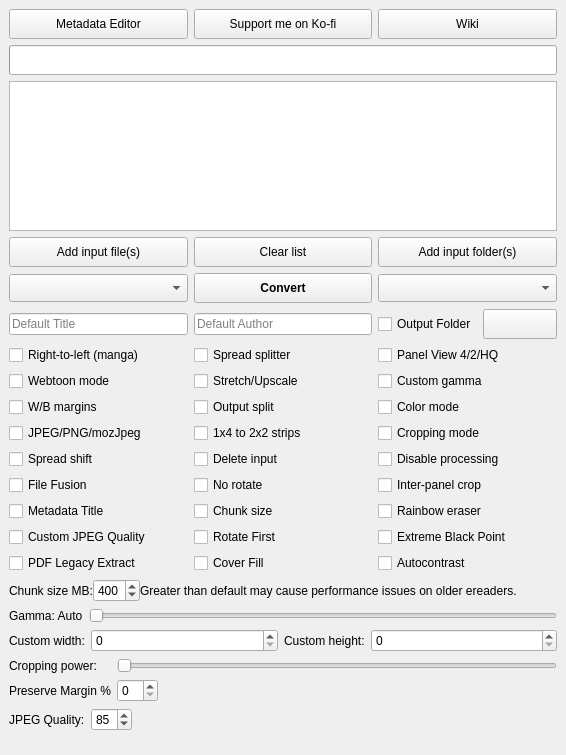
<?xml version="1.0" encoding="UTF-8"?>
<ui version="4.0">
 <class>mainWindow</class>
 <widget class="QMainWindow" name="mainWindow">
  <property name="geometry">
   <rect>
    <x>0</x>
    <y>0</y>
    <width>566</width>
    <height>658</height>
   </rect>
  </property>
  <property name="windowTitle">
   <string>Kindle Comic Converter</string>
  </property>
  <property name="windowIcon">
   <iconset resource="KCC.qrc">
    <normaloff>:/Icon/icons/comic2ebook.png</normaloff>:/Icon/icons/comic2ebook.png</iconset>
  </property>
  <widget class="QWidget" name="centralWidget">
   <layout class="QGridLayout" name="gridLayout">
    <property name="bottomMargin">
     <number>5</number>
    </property>
    <item row="1" column="0" colspan="2">
     <widget class="QProgressBar" name="progressBar">
      <property name="minimumSize">
       <size>
        <width>0</width>
        <height>30</height>
       </size>
      </property>
      <property name="font">
       <font>
        <bold>true</bold>
       </font>
      </property>
      <property name="visible">
       <bool>false</bool>
      </property>
      <property name="alignment">
       <set>Qt::AlignmentFlag::AlignJustify|Qt::AlignmentFlag::AlignVCenter</set>
      </property>
     </widget>
    </item>
    <item row="0" column="0" colspan="2">
     <widget class="QWidget" name="toolWidget" native="true">
      <layout class="QHBoxLayout" name="horizontalLayout">
       <property name="leftMargin">
        <number>0</number>
       </property>
       <property name="topMargin">
        <number>0</number>
       </property>
       <property name="rightMargin">
        <number>0</number>
       </property>
       <property name="bottomMargin">
        <number>0</number>
       </property>
       <item>
        <widget class="QPushButton" name="editorButton">
         <property name="minimumSize">
          <size>
           <width>0</width>
           <height>30</height>
          </size>
         </property>
         <property name="toolTip">
          <string>&lt;html&gt;&lt;head/&gt;&lt;body&gt;&lt;p style='white-space:pre'&gt;Shift+Click to edit directory.&lt;/p&gt;&lt;/body&gt;&lt;/html&gt;</string>
         </property>
         <property name="text">
          <string>Metadata Editor</string>
         </property>
         <property name="icon">
          <iconset resource="KCC.qrc">
           <normaloff>:/Other/icons/editor.png</normaloff>:/Other/icons/editor.png</iconset>
         </property>
        </widget>
       </item>
       <item>
        <widget class="QPushButton" name="kofiButton">
         <property name="minimumSize">
          <size>
           <width>0</width>
           <height>30</height>
          </size>
         </property>
         <property name="text">
          <string>Support me on Ko-fi</string>
         </property>
         <property name="icon">
          <iconset resource="KCC.qrc">
           <normaloff>:/Brand/icons/kofi_symbol.png</normaloff>:/Brand/icons/kofi_symbol.png</iconset>
         </property>
         <property name="iconSize">
          <size>
           <width>19</width>
           <height>16</height>
          </size>
         </property>
        </widget>
       </item>
       <item>
        <widget class="QPushButton" name="wikiButton">
         <property name="minimumSize">
          <size>
           <width>0</width>
           <height>30</height>
          </size>
         </property>
         <property name="text">
          <string>Wiki</string>
         </property>
         <property name="icon">
          <iconset resource="KCC.qrc">
           <normaloff>:/Other/icons/wiki.png</normaloff>:/Other/icons/wiki.png</iconset>
         </property>
        </widget>
       </item>
      </layout>
     </widget>
    </item>
    <item row="9" column="0" colspan="2">
     <widget class="QWidget" name="croppingWidget" native="true">
      <property name="visible">
       <bool>false</bool>
      </property>
      <layout class="QGridLayout" name="gridLayout_5">
       <property name="leftMargin">
        <number>0</number>
       </property>
       <property name="topMargin">
        <number>0</number>
       </property>
       <property name="rightMargin">
        <number>0</number>
       </property>
       <property name="bottomMargin">
        <number>0</number>
       </property>
       <item row="0" column="1">
        <widget class="QSlider" name="croppingPowerSlider">
         <property name="maximum">
          <number>300</number>
         </property>
         <property name="singleStep">
          <number>1</number>
         </property>
         <property name="orientation">
          <enum>Qt::Orientation::Horizontal</enum>
         </property>
        </widget>
       </item>
       <item row="1" column="1">
        <widget class="QSpinBox" name="preserveMarginBox">
         <property name="sizePolicy">
          <sizepolicy hsizetype="Fixed" vsizetype="Fixed">
           <horstretch>0</horstretch>
           <verstretch>0</verstretch>
          </sizepolicy>
         </property>
         <property name="maximum">
          <number>99</number>
         </property>
         <property name="singleStep">
          <number>5</number>
         </property>
         <property name="value">
          <number>0</number>
         </property>
        </widget>
       </item>
       <item row="1" column="0">
        <widget class="QLabel" name="preserveMarginLabel">
         <property name="toolTip">
          <string>&lt;html&gt;&lt;head/&gt;&lt;body&gt;&lt;p&gt;After calculating the cropping boundaries, &amp;quot;back up&amp;quot; a specified percentage amount.&lt;/p&gt;&lt;/body&gt;&lt;/html&gt;</string>
         </property>
         <property name="text">
          <string>Preserve Margin %</string>
         </property>
        </widget>
       </item>
       <item row="0" column="0">
        <widget class="QLabel" name="croppingPowerLabel">
         <property name="text">
          <string>Cropping power:</string>
         </property>
        </widget>
       </item>
      </layout>
     </widget>
    </item>
    <item row="8" column="0" colspan="2">
     <widget class="QWidget" name="customWidget" native="true">
      <property name="visible">
       <bool>false</bool>
      </property>
      <layout class="QGridLayout" name="gridLayout_3">
       <property name="leftMargin">
        <number>0</number>
       </property>
       <property name="topMargin">
        <number>0</number>
       </property>
       <property name="rightMargin">
        <number>0</number>
       </property>
       <property name="bottomMargin">
        <number>0</number>
       </property>
       <item row="0" column="2">
        <widget class="QLabel" name="hLabel">
         <property name="sizePolicy">
          <sizepolicy hsizetype="Fixed" vsizetype="Preferred">
           <horstretch>0</horstretch>
           <verstretch>0</verstretch>
          </sizepolicy>
         </property>
         <property name="toolTip">
          <string>&lt;html&gt;&lt;head/&gt;&lt;body&gt;&lt;p style='white-space:pre'&gt;Resolution of the target device.&lt;/p&gt;&lt;/body&gt;&lt;/html&gt;</string>
         </property>
         <property name="text">
          <string>Custom height:</string>
         </property>
        </widget>
       </item>
       <item row="0" column="1">
        <widget class="QSpinBox" name="widthBox">
         <property name="toolTip">
          <string>&lt;html&gt;&lt;head/&gt;&lt;body&gt;&lt;p style='white-space:pre'&gt;Resolution of the target device.&lt;/p&gt;&lt;/body&gt;&lt;/html&gt;</string>
         </property>
         <property name="maximum">
          <number>6000</number>
         </property>
        </widget>
       </item>
       <item row="0" column="0">
        <widget class="QLabel" name="wLabel">
         <property name="sizePolicy">
          <sizepolicy hsizetype="Fixed" vsizetype="Preferred">
           <horstretch>0</horstretch>
           <verstretch>0</verstretch>
          </sizepolicy>
         </property>
         <property name="toolTip">
          <string>&lt;html&gt;&lt;head/&gt;&lt;body&gt;&lt;p style='white-space:pre'&gt;Resolution of the target device.&lt;/p&gt;&lt;/body&gt;&lt;/html&gt;</string>
         </property>
         <property name="text">
          <string>Custom width:</string>
         </property>
        </widget>
       </item>
       <item row="0" column="3">
        <widget class="QSpinBox" name="heightBox">
         <property name="toolTip">
          <string>&lt;html&gt;&lt;head/&gt;&lt;body&gt;&lt;p style='white-space:pre'&gt;Resolution of the target device.&lt;/p&gt;&lt;/body&gt;&lt;/html&gt;</string>
         </property>
         <property name="maximum">
          <number>8000</number>
         </property>
        </widget>
       </item>
      </layout>
     </widget>
    </item>
    <item row="3" column="0" colspan="2">
     <widget class="QWidget" name="buttonWidget" native="true">
      <property name="sizePolicy">
       <sizepolicy hsizetype="Preferred" vsizetype="Fixed">
        <horstretch>0</horstretch>
        <verstretch>0</verstretch>
       </sizepolicy>
      </property>
      <layout class="QGridLayout" name="gridLayout_4">
       <property name="leftMargin">
        <number>0</number>
       </property>
       <property name="topMargin">
        <number>0</number>
       </property>
       <property name="rightMargin">
        <number>0</number>
       </property>
       <property name="bottomMargin">
        <number>0</number>
       </property>
       <item row="1" column="3">
        <widget class="QPushButton" name="convertButton">
         <property name="minimumSize">
          <size>
           <width>0</width>
           <height>30</height>
          </size>
         </property>
         <property name="font">
          <font>
           <bold>true</bold>
          </font>
         </property>
         <property name="toolTip">
          <string>&lt;html&gt;&lt;head/&gt;&lt;body&gt;&lt;p style='white-space:pre'&gt;Shift+Click to select the output directory for this list.&lt;/p&gt;&lt;/body&gt;&lt;/html&gt;</string>
         </property>
         <property name="text">
          <string>Convert</string>
         </property>
         <property name="icon">
          <iconset resource="KCC.qrc">
           <normaloff>:/Other/icons/convert.png</normaloff>:/Other/icons/convert.png</iconset>
         </property>
        </widget>
       </item>
       <item row="0" column="3">
        <widget class="QPushButton" name="clearButton">
         <property name="minimumSize">
          <size>
           <width>0</width>
           <height>30</height>
          </size>
         </property>
         <property name="text">
          <string>Clear list</string>
         </property>
         <property name="icon">
          <iconset resource="KCC.qrc">
           <normaloff>:/Other/icons/clear.png</normaloff>:/Other/icons/clear.png</iconset>
         </property>
        </widget>
       </item>
       <item row="1" column="1">
        <widget class="QComboBox" name="deviceBox">
         <property name="minimumSize">
          <size>
           <width>0</width>
           <height>28</height>
          </size>
         </property>
         <property name="toolTip">
          <string>&lt;html&gt;&lt;head/&gt;&lt;body&gt;&lt;p style='white-space:pre'&gt;Target device.&lt;/p&gt;&lt;/body&gt;&lt;/html&gt;</string>
         </property>
        </widget>
       </item>
       <item row="0" column="1">
        <widget class="QPushButton" name="fileButton">
         <property name="minimumSize">
          <size>
           <width>0</width>
           <height>30</height>
          </size>
         </property>
         <property name="toolTip">
          <string>&lt;html&gt;&lt;head/&gt;&lt;body&gt;&lt;p style='white-space:pre'&gt;Add CBR, CBZ, CB7 or PDF file to queue.&lt;/p&gt;&lt;/body&gt;&lt;/html&gt;</string>
         </property>
         <property name="text">
          <string>Add input file(s)</string>
         </property>
         <property name="icon">
          <iconset resource="KCC.qrc">
           <normaloff>:/Other/icons/document_new.png</normaloff>:/Other/icons/document_new.png</iconset>
         </property>
        </widget>
       </item>
       <item row="0" column="4">
        <widget class="QPushButton" name="directoryButton">
         <property name="sizePolicy">
          <sizepolicy hsizetype="Minimum" vsizetype="Minimum">
           <horstretch>0</horstretch>
           <verstretch>0</verstretch>
          </sizepolicy>
         </property>
         <property name="toolTip">
          <string>&lt;html&gt;&lt;head/&gt;&lt;body&gt;&lt;p style='white-space:pre'&gt;Add directory containing JPG, PNG or GIF files to queue.&lt;br/&gt;&lt;span style=&quot; font-weight:600;&quot;&gt;CBR, CBZ and CB7 files inside will not be processed!&lt;/span&gt;&lt;/p&gt;&lt;/body&gt;&lt;/html&gt;</string>
         </property>
         <property name="text">
          <string>Add input folder(s)</string>
         </property>
         <property name="icon">
          <iconset resource="KCC.qrc">
           <normaloff>:/Other/icons/folder_new.png</normaloff>:/Other/icons/folder_new.png</iconset>
         </property>
        </widget>
       </item>
       <item row="1" column="4">
        <widget class="QComboBox" name="formatBox">
         <property name="minimumSize">
          <size>
           <width>0</width>
           <height>28</height>
          </size>
         </property>
         <property name="toolTip">
          <string>&lt;html&gt;&lt;head/&gt;&lt;body&gt;&lt;p style='white-space:pre'&gt;Output format.&lt;/p&gt;&lt;/body&gt;&lt;/html&gt;</string>
         </property>
        </widget>
       </item>
      </layout>
      <zorder>clearButton</zorder>
      <zorder>deviceBox</zorder>
      <zorder>convertButton</zorder>
      <zorder>fileButton</zorder>
      <zorder>directoryButton</zorder>
      <zorder>formatBox</zorder>
     </widget>
    </item>
    <item row="2" column="0" colspan="2">
     <widget class="QListWidget" name="jobList">
      <property name="minimumSize">
       <size>
        <width>0</width>
        <height>150</height>
       </size>
      </property>
      <property name="toolTip">
       <string>&lt;html&gt;&lt;head/&gt;&lt;body&gt;&lt;p&gt;Double click on source to open it in metadata editor.&lt;/p&gt;&lt;/body&gt;&lt;/html&gt;</string>
      </property>
      <property name="styleSheet">
       <string notr="true"/>
      </property>
      <property name="selectionMode">
       <enum>QAbstractItemView::SelectionMode::NoSelection</enum>
      </property>
      <property name="verticalScrollMode">
       <enum>QAbstractItemView::ScrollMode::ScrollPerPixel</enum>
      </property>
      <property name="horizontalScrollMode">
       <enum>QAbstractItemView::ScrollMode::ScrollPerPixel</enum>
      </property>
     </widget>
    </item>
    <item row="6" column="0">
     <widget class="QWidget" name="chunkSizeWidget" native="true">
      <property name="sizePolicy">
       <sizepolicy hsizetype="Minimum" vsizetype="Fixed">
        <horstretch>0</horstretch>
        <verstretch>0</verstretch>
       </sizepolicy>
      </property>
      <property name="visible">
       <bool>false</bool>
      </property>
      <property name="toolTip">
       <string>&lt;html&gt;&lt;head/&gt;&lt;body&gt;&lt;p&gt;Warning: chunk size greater than default may cause&lt;br/&gt;performance/battery issues, especially on older devices.&lt;/p&gt;&lt;/body&gt;&lt;/html&gt;</string>
      </property>
      <layout class="QHBoxLayout" name="horizontalLayout_4">
       <property name="spacing">
        <number>0</number>
       </property>
       <property name="leftMargin">
        <number>0</number>
       </property>
       <property name="topMargin">
        <number>0</number>
       </property>
       <property name="rightMargin">
        <number>0</number>
       </property>
       <property name="bottomMargin">
        <number>0</number>
       </property>
       <item>
        <widget class="QLabel" name="chunkSizeLabel">
         <property name="sizePolicy">
          <sizepolicy hsizetype="Minimum" vsizetype="Preferred">
           <horstretch>0</horstretch>
           <verstretch>0</verstretch>
          </sizepolicy>
         </property>
         <property name="text">
          <string>Chunk size MB:</string>
         </property>
        </widget>
       </item>
       <item>
        <widget class="QSpinBox" name="chunkSizeBox">
         <property name="minimum">
          <number>50</number>
         </property>
         <property name="maximum">
          <number>600</number>
         </property>
         <property name="value">
          <number>400</number>
         </property>
        </widget>
       </item>
       <item>
        <widget class="QLabel" name="chunkSizeWarnLabel">
         <property name="sizePolicy">
          <sizepolicy hsizetype="Minimum" vsizetype="Preferred">
           <horstretch>0</horstretch>
           <verstretch>0</verstretch>
          </sizepolicy>
         </property>
         <property name="text">
          <string>Greater than default may cause performance issues on older ereaders.</string>
         </property>
        </widget>
       </item>
      </layout>
     </widget>
    </item>
    <item row="5" column="0" colspan="2">
     <widget class="QWidget" name="optionWidget" native="true">
      <layout class="QGridLayout" name="gridLayout_2">
       <property name="leftMargin">
        <number>0</number>
       </property>
       <property name="topMargin">
        <number>0</number>
       </property>
       <property name="rightMargin">
        <number>0</number>
       </property>
       <property name="bottomMargin">
        <number>0</number>
       </property>
       <item row="0" column="0">
        <widget class="QLineEdit" name="titleEdit">
         <property name="sizePolicy">
          <sizepolicy hsizetype="Minimum" vsizetype="Fixed">
           <horstretch>0</horstretch>
           <verstretch>0</verstretch>
          </sizepolicy>
         </property>
         <property name="focusPolicy">
          <enum>Qt::FocusPolicy::ClickFocus</enum>
         </property>
         <property name="toolTip">
          <string>&lt;html&gt;&lt;head/&gt;&lt;body&gt;&lt;p&gt;Default Title&lt;/p&gt;&lt;/body&gt;&lt;/html&gt;</string>
         </property>
         <property name="placeholderText">
          <string>Default Title</string>
         </property>
         <property name="clearButtonEnabled">
          <bool>false</bool>
         </property>
        </widget>
       </item>
       <item row="1" column="0">
        <widget class="QCheckBox" name="mangaBox">
         <property name="toolTip">
          <string>&lt;html&gt;&lt;head/&gt;&lt;body&gt;&lt;p style='white-space:pre'&gt;Enable right-to-left reading.&lt;/p&gt;&lt;/body&gt;&lt;/html&gt;</string>
         </property>
         <property name="text">
          <string>Right-to-left (manga)</string>
         </property>
        </widget>
       </item>
       <item row="2" column="0">
        <widget class="QCheckBox" name="webtoonBox">
         <property name="toolTip">
          <string>&lt;html&gt;&lt;head/&gt;&lt;body&gt;&lt;p style='white-space:pre'&gt;Enable special parsing mode for Korean Webtoons.&lt;/p&gt;&lt;/body&gt;&lt;/html&gt;</string>
         </property>
         <property name="text">
          <string>Webtoon mode</string>
         </property>
        </widget>
       </item>
       <item row="4" column="2">
        <widget class="QCheckBox" name="croppingBox">
         <property name="toolTip">
          <string>&lt;html&gt;&lt;head/&gt;&lt;body&gt;&lt;p&gt;&lt;span style=&quot; font-weight:600; text-decoration: underline;&quot;&gt;Unchecked - Disabled&lt;/span&gt;&lt;/p&gt;&lt;p&gt;Disabled&lt;/p&gt;&lt;p&gt;&lt;span style=&quot; font-weight:600; text-decoration: underline;&quot;&gt;Indeterminate - Margins&lt;br/&gt;&lt;/span&gt;Margins&lt;/p&gt;&lt;p&gt;&lt;span style=&quot; font-weight:600; text-decoration: underline;&quot;&gt;Checked - Margins + page numbers&lt;br/&gt;&lt;/span&gt;Margins +page numbers&lt;/p&gt;&lt;/body&gt;&lt;/html&gt;</string>
         </property>
         <property name="text">
          <string>Cropping mode</string>
         </property>
         <property name="tristate">
          <bool>true</bool>
         </property>
        </widget>
       </item>
       <item row="4" column="1">
        <widget class="QCheckBox" name="maximizeStrips">
         <property name="toolTip">
          <string>&lt;html&gt;&lt;head/&gt;&lt;body&gt;&lt;p&gt;&lt;span style=&quot; font-weight:600; text-decoration: underline;&quot;&gt;Unchecked - 1x4&lt;br/&gt;&lt;/span&gt;Keep format 1x4 panels strips.&lt;/p&gt;&lt;p&gt;&lt;span style=&quot; font-weight:600; text-decoration: underline;&quot;&gt;Checked - 2x2&lt;br/&gt;&lt;/span&gt;Turn 1x4 strips to 2x2 to maximize screen usage.&lt;/p&gt;&lt;/body&gt;&lt;/html&gt;</string>
         </property>
         <property name="text">
          <string>1x4 to 2x2 strips</string>
         </property>
        </widget>
       </item>
       <item row="5" column="1">
        <widget class="QCheckBox" name="deleteBox">
         <property name="toolTip">
          <string>Delete input file(s) or directory. It's not recoverable!</string>
         </property>
         <property name="text">
          <string>Delete input</string>
         </property>
        </widget>
       </item>
       <item row="8" column="1">
        <widget class="QCheckBox" name="rotateFirstBox">
         <property name="toolTip">
          <string>&lt;html&gt;&lt;head/&gt;&lt;body&gt;&lt;p&gt;When the spread splitter option is partially checked,&lt;/p&gt;&lt;p&gt;&lt;span style=&quot; font-weight:600; text-decoration: underline;&quot;&gt;Unchecked - Rotate Last&lt;br/&gt;&lt;/span&gt;Put the rotated 2 page spread after the split spreads.&lt;/p&gt;&lt;p&gt;&lt;span style=&quot; font-weight:600; text-decoration: underline;&quot;&gt;Checked - Rotate First&lt;br/&gt;&lt;/span&gt;Put the rotated 2 page spread before the split spreads.&lt;/p&gt;&lt;/body&gt;&lt;/html&gt;</string>
         </property>
         <property name="text">
          <string>Rotate First</string>
         </property>
        </widget>
       </item>
       <item row="3" column="1">
        <widget class="QCheckBox" name="outputSplit">
         <property name="toolTip">
          <string>&lt;html&gt;&lt;head/&gt;&lt;body&gt;&lt;p style='white-space:pre'&gt;&lt;span style=&quot; font-weight:600; text-decoration: underline;&quot;&gt;Unchecked - Automatic mode&lt;br/&gt;&lt;/span&gt;The output will be split automatically.&lt;/p&gt;&lt;p style='white-space:pre'&gt;&lt;span style=&quot; font-weight:600; text-decoration: underline;&quot;&gt;Checked - Volume mode&lt;br/&gt;&lt;/span&gt;Every subdirectory will be considered as a separate volume.&lt;/p&gt;&lt;/body&gt;&lt;/html&gt;</string>
         </property>
         <property name="text">
          <string>Output split</string>
         </property>
        </widget>
       </item>
       <item row="3" column="0">
        <widget class="QCheckBox" name="borderBox">
         <property name="toolTip">
          <string>&lt;html&gt;&lt;head/&gt;&lt;body&gt;&lt;p&gt;&lt;span style=&quot; font-weight:600; text-decoration: underline;&quot;&gt;Unchecked - Autodetection&lt;br/&gt;&lt;/span&gt;The color of margins fill will be detected automatically.&lt;/p&gt;&lt;p&gt;&lt;span style=&quot; font-weight:600; text-decoration: underline;&quot;&gt;Indeterminate - White&lt;br/&gt;&lt;/span&gt;Margins will be untouched.&lt;/p&gt;&lt;p&gt;&lt;span style=&quot; font-weight:600; text-decoration: underline;&quot;&gt;Checked - Black&lt;br/&gt;&lt;/span&gt;Margins will be filled with black color.&lt;/p&gt;&lt;/body&gt;&lt;/html&gt;</string>
         </property>
         <property name="text">
          <string>W/B margins</string>
         </property>
         <property name="tristate">
          <bool>true</bool>
         </property>
        </widget>
       </item>
       <item row="2" column="2">
        <widget class="QCheckBox" name="gammaBox">
         <property name="toolTip">
          <string>&lt;html&gt;&lt;head/&gt;&lt;body&gt;&lt;p&gt;Set a custom gamma correction.&lt;/p&gt;&lt;p&gt;1.0 is default (disabled).&lt;br/&gt;&amp;lt; 1.0 makes the image brighter.&lt;br/&gt;&amp;gt; 1.0 makes the image darker. &lt;/p&gt;&lt;p&gt;1.8 was the default in KCC 9.1.0 and earlier.&lt;/p&gt;&lt;p&gt;Use if you want to make midtones darker.&lt;/p&gt;&lt;/body&gt;&lt;/html&gt;</string>
         </property>
         <property name="text">
          <string>Custom gamma</string>
         </property>
        </widget>
       </item>
       <item row="2" column="1">
        <widget class="QCheckBox" name="upscaleBox">
         <property name="toolTip">
          <string>&lt;html&gt;&lt;head/&gt;&lt;body&gt;&lt;p&gt;&lt;span style=&quot; font-weight:600; text-decoration: underline;&quot;&gt;Unchecked - Nothing&lt;br/&gt;&lt;/span&gt;Images smaller than device resolution will not be resized.&lt;/p&gt;&lt;p&gt;&lt;span style=&quot; font-weight:600; text-decoration: underline;&quot;&gt;Indeterminate - Stretching&lt;br/&gt;&lt;/span&gt;Images smaller than device resolution will be resized. Aspect ratio will be not preserved.&lt;/p&gt;&lt;p&gt;&lt;span style=&quot; font-weight:600; text-decoration: underline;&quot;&gt;Checked - Upscaling&lt;br/&gt;&lt;/span&gt;Images smaller than device resolution will be resized. Aspect ratio will be preserved.&lt;/p&gt;&lt;/body&gt;&lt;/html&gt;</string>
         </property>
         <property name="text">
          <string>Stretch/Upscale</string>
         </property>
         <property name="tristate">
          <bool>true</bool>
         </property>
        </widget>
       </item>
       <item row="7" column="1">
        <widget class="QCheckBox" name="chunkSizeCheckBox">
         <property name="toolTip">
          <string>&lt;html&gt;&lt;head/&gt;&lt;body&gt;&lt;p&gt;&lt;span style=&quot; font-weight:700; text-decoration: underline;&quot;&gt;Unchecked&lt;br/&gt;&lt;/span&gt;Maximal output file size is 100 MB for Webtoon, 400 MB for others before split occurs.&lt;/p&gt;&lt;p&gt;&lt;span style=&quot; font-weight:700; text-decoration: underline;&quot;&gt;Checked&lt;/span&gt;&lt;br/&gt;Output file size specified in &amp;quot;Chunk size MB&amp;quot; before split occurs.&lt;/p&gt;&lt;/body&gt;&lt;/html&gt;</string>
         </property>
         <property name="text">
          <string>Chunk size</string>
         </property>
        </widget>
       </item>
       <item row="3" column="2">
        <widget class="QCheckBox" name="colorBox">
         <property name="toolTip">
          <string>&lt;html&gt;&lt;head/&gt;&lt;body&gt;&lt;p style='white-space:pre'&gt;Disable conversion to grayscale.&lt;/p&gt;&lt;/body&gt;&lt;/html&gt;</string>
         </property>
         <property name="text">
          <string>Color mode</string>
         </property>
        </widget>
       </item>
       <item row="1" column="1">
        <widget class="QCheckBox" name="rotateBox">
         <property name="toolTip">
          <string>&lt;html&gt;&lt;head/&gt;&lt;body&gt;&lt;p&gt;&lt;span style=&quot; font-weight:600; text-decoration: underline;&quot;&gt;Unchecked - Split&lt;br/&gt;&lt;/span&gt;Double page spreads will be cut into two separate pages.&lt;/p&gt;&lt;p&gt;&lt;span style=&quot; font-weight:600; text-decoration: underline;&quot;&gt;Indeterminate - Split and rotate&lt;br/&gt;&lt;/span&gt;Double page spreads will be displayed twice. First split and then rotated. &lt;/p&gt;&lt;p&gt;&lt;span style=&quot; font-weight:600; text-decoration: underline;&quot;&gt;Checked - Rotate&lt;br/&gt;&lt;/span&gt;Double page spreads will be rotated.&lt;/p&gt;&lt;/body&gt;&lt;/html&gt;</string>
         </property>
         <property name="text">
          <string>Spread splitter</string>
         </property>
         <property name="tristate">
          <bool>true</bool>
         </property>
        </widget>
       </item>
       <item row="5" column="0">
        <widget class="QCheckBox" name="spreadShiftBox">
         <property name="toolTip">
          <string>Shift first page to opposite side in landscape for two page spread alignment</string>
         </property>
         <property name="text">
          <string>Spread shift</string>
         </property>
        </widget>
       </item>
       <item row="5" column="2">
        <widget class="QCheckBox" name="disableProcessingBox">
         <property name="toolTip">
          <string>&lt;html&gt;&lt;head/&gt;&lt;body&gt;&lt;p style='white-space:pre'&gt;Do not process any image, ignore profile and processing options.&lt;/p&gt;&lt;/body&gt;&lt;/html&gt;</string>
         </property>
         <property name="text">
          <string>Disable processing</string>
         </property>
        </widget>
       </item>
       <item row="7" column="2">
        <widget class="QCheckBox" name="eraseRainbowBox">
         <property name="toolTip">
          <string>Erase rainbow effect on color eink screen by attenuating interfering frequencies</string>
         </property>
         <property name="text">
          <string>Rainbow eraser</string>
         </property>
        </widget>
       </item>
       <item row="6" column="1">
        <widget class="QCheckBox" name="noRotateBox">
         <property name="toolTip">
          <string>Do not rotate double page spreads in spread splitter option.</string>
         </property>
         <property name="text">
          <string>No rotate</string>
         </property>
        </widget>
       </item>
       <item row="6" column="0">
        <widget class="QCheckBox" name="fileFusionBox">
         <property name="toolTip">
          <string>&lt;html&gt;&lt;head/&gt;&lt;body&gt;&lt;p&gt;Combines all selected files into a single file. (Helpful for combining chapters into volumes.)&lt;/p&gt;&lt;/body&gt;&lt;/html&gt;</string>
         </property>
         <property name="text">
          <string>File Fusion</string>
         </property>
        </widget>
       </item>
       <item row="0" column="1">
        <widget class="QLineEdit" name="authorEdit">
         <property name="sizePolicy">
          <sizepolicy hsizetype="Minimum" vsizetype="Fixed">
           <horstretch>0</horstretch>
           <verstretch>0</verstretch>
          </sizepolicy>
         </property>
         <property name="focusPolicy">
          <enum>Qt::FocusPolicy::ClickFocus</enum>
         </property>
         <property name="toolTip">
          <string>Default Author is KCC</string>
         </property>
         <property name="placeholderText">
          <string>Default Author</string>
         </property>
         <property name="clearButtonEnabled">
          <bool>false</bool>
         </property>
        </widget>
       </item>
       <item row="1" column="2">
        <widget class="QCheckBox" name="qualityBox">
         <property name="toolTip">
          <string>&lt;html&gt;&lt;head/&gt;&lt;body&gt;&lt;p style='white-space:pre'&gt;&lt;span style=&quot; font-weight:600; text-decoration: underline;&quot;&gt;Unchecked - 4 panels&lt;br/&gt;&lt;/span&gt;Zoom each corner separately.&lt;/p&gt;&lt;p style='white-space:pre'&gt;&lt;span style=&quot; font-weight:600; text-decoration: underline;&quot;&gt;Indeterminate - 2 panels&lt;br/&gt;&lt;/span&gt;Zoom only the top and bottom of the page.&lt;/p&gt;&lt;p&gt;&lt;span style=&quot; font-weight:600; text-decoration: underline;&quot;&gt;Checked - 4 high-quality panels&lt;br/&gt;&lt;/span&gt;Zoom each corner separately. Try to increase the quality of magnification. Check wiki for more details.&lt;/p&gt;&lt;/body&gt;&lt;/html&gt;</string>
         </property>
         <property name="text">
          <string>Panel View 4/2/HQ</string>
         </property>
         <property name="tristate">
          <bool>true</bool>
         </property>
        </widget>
       </item>
       <item row="6" column="2">
        <widget class="QCheckBox" name="interPanelCropBox">
         <property name="toolTip">
          <string>&lt;html&gt;&lt;head/&gt;&lt;body&gt;&lt;p&gt;&lt;span style=&quot; font-weight:600; text-decoration: underline;&quot;&gt;Unchecked - Disabled&lt;br/&gt;&lt;/span&gt;Disabled&lt;/p&gt;&lt;p&gt;&lt;span style=&quot; font-weight:600; text-decoration: underline;&quot;&gt;Indeterminate - Horizontal&lt;br/&gt;&lt;/span&gt;Crop empty horizontal lines.&lt;/p&gt;&lt;p&gt;&lt;span style=&quot; font-weight:600; text-decoration: underline;&quot;&gt;Checked - Both&lt;br/&gt;&lt;/span&gt;Crop empty horizontal and vertical lines.&lt;/p&gt;&lt;/body&gt;&lt;/html&gt;</string>
         </property>
         <property name="text">
          <string>Inter-panel crop</string>
         </property>
         <property name="tristate">
          <bool>true</bool>
         </property>
        </widget>
       </item>
       <item row="7" column="0">
        <widget class="QCheckBox" name="metadataTitleBox">
         <property name="toolTip">
          <string>&lt;html&gt;&lt;head/&gt;&lt;body&gt;&lt;p&gt;&lt;span style=&quot; font-weight:600; text-decoration: underline;&quot;&gt;Unchecked - Don't use metadata Title&lt;br/&gt;&lt;/span&gt;Write default title.&lt;/p&gt;&lt;p&gt;&lt;span style=&quot; font-weight:600; text-decoration: underline;&quot;&gt;Indeterminate - Add metadata Title to the default schema&lt;br/&gt;&lt;/span&gt;Write default title with Title from ComicInfo.xml or other embedded metadata.&lt;/p&gt;&lt;p&gt;&lt;span style=&quot; font-weight:600; text-decoration: underline;&quot;&gt;Checked - Use metadata Title only&lt;br/&gt;&lt;/span&gt;Write Title from ComicInfo.xml or other embedded metadata.&lt;/p&gt;&lt;/body&gt;&lt;/html&gt;</string>
         </property>
         <property name="text">
          <string>Metadata Title</string>
         </property>
         <property name="tristate">
          <bool>true</bool>
         </property>
        </widget>
       </item>
       <item row="4" column="0">
        <widget class="QCheckBox" name="mozJpegBox">
         <property name="toolTip">
          <string>&lt;html&gt;&lt;head/&gt;&lt;body&gt;&lt;p&gt;&lt;span style=&quot; font-weight:600; text-decoration: underline;&quot;&gt;Unchecked - JPEG&lt;br/&gt;&lt;/span&gt;Use JPEG files&lt;/p&gt;&lt;p&gt;&lt;span style=&quot; font-weight:600; text-decoration: underline;&quot;&gt;Indeterminate - force PNG&lt;br/&gt;&lt;/span&gt;Create PNG files instead JPEG&lt;/p&gt;&lt;p&gt;&lt;span style=&quot; font-weight:600; text-decoration: underline;&quot;&gt;Checked - mozJpeg&lt;br/&gt;&lt;/span&gt;10-20% smaller JPEG file, with the same image quality, but processing time multiplied by 2&lt;/p&gt;&lt;/body&gt;&lt;/html&gt;</string>
         </property>
         <property name="text">
          <string>JPEG/PNG/mozJpeg</string>
         </property>
         <property name="tristate">
          <bool>true</bool>
         </property>
        </widget>
       </item>
       <item row="8" column="2">
        <widget class="QCheckBox" name="autoLevelBox">
         <property name="toolTip">
          <string>&lt;html&gt;&lt;head/&gt;&lt;body&gt;&lt;p&gt;By default, KCC maps the darkest pixel value to pure black (the black point.)&lt;/p&gt;&lt;p&gt;Extreme black point sets the black point to be the most common dark pixel value.&lt;/p&gt;&lt;p&gt;Useful when text is black but artwork is gray.&lt;/p&gt;&lt;/body&gt;&lt;/html&gt;</string>
         </property>
         <property name="text">
          <string>Extreme Black Point</string>
         </property>
        </widget>
       </item>
       <item row="9" column="2">
        <widget class="QCheckBox" name="autocontrastBox">
         <property name="toolTip">
          <string>&lt;html&gt;&lt;head/&gt;&lt;body&gt;&lt;p&gt;&lt;span style=&quot; font-weight:600; text-decoration: underline;&quot;&gt;Unchecked - BW only&lt;br/&gt;&lt;/span&gt;Only autocontrast bw pages. Ignored for pages where near blacks or whites don't exist.&lt;/p&gt;&lt;p&gt;&lt;span style=&quot; font-weight:600; text-decoration: underline;&quot;&gt;Indeterminate - Disabled&lt;br/&gt;&lt;/span&gt;Disable autocontrast&lt;/p&gt;&lt;p&gt;&lt;span style=&quot; font-weight:600; text-decoration: underline;&quot;&gt;Checked - BW and Color&lt;br/&gt;&lt;/span&gt;BW and color images will be autocontrasted. Ignored for pages where near blacks or whites don't exist.&lt;/p&gt;&lt;/body&gt;&lt;/html&gt;</string>
         </property>
         <property name="text">
          <string>Autocontrast</string>
         </property>
         <property name="tristate">
          <bool>true</bool>
         </property>
        </widget>
       </item>
       <item row="0" column="2">
        <widget class="QWidget" name="outputFolderWidget" native="true">
         <layout class="QHBoxLayout" name="horizontalLayout_3">
          <property name="leftMargin">
           <number>0</number>
          </property>
          <property name="topMargin">
           <number>0</number>
          </property>
          <property name="rightMargin">
           <number>0</number>
          </property>
          <property name="bottomMargin">
           <number>0</number>
          </property>
          <item>
           <widget class="QCheckBox" name="defaultOutputFolderBox">
            <property name="sizePolicy">
             <sizepolicy hsizetype="Fixed" vsizetype="Fixed">
              <horstretch>0</horstretch>
              <verstretch>0</verstretch>
             </sizepolicy>
            </property>
            <property name="toolTip">
             <string>&lt;html&gt;&lt;head/&gt;&lt;body&gt;&lt;p&gt;&lt;span style=&quot; font-weight:600; text-decoration: underline;&quot;&gt;Unchecked - next to source&lt;br/&gt;&lt;/span&gt;Place output files next to source files&lt;/p&gt;&lt;p&gt;&lt;span style=&quot; font-weight:600; text-decoration: underline;&quot;&gt;Indeterminate - folder next to source&lt;br/&gt;&lt;/span&gt;Place output files in a folder next to source files&lt;/p&gt;&lt;p&gt;&lt;span style=&quot; font-weight:600; text-decoration: underline;&quot;&gt;Checked - Custom&lt;br/&gt;&lt;/span&gt;Place output files in custom directory specified by right button&lt;/p&gt;&lt;/body&gt;&lt;/html&gt;</string>
            </property>
            <property name="text">
             <string>Output Folder</string>
            </property>
            <property name="tristate">
             <bool>true</bool>
            </property>
           </widget>
          </item>
          <item>
           <widget class="QPushButton" name="defaultOutputFolderButton">
            <property name="minimumSize">
             <size>
              <width>0</width>
              <height>30</height>
             </size>
            </property>
            <property name="toolTip">
             <string>&lt;html&gt;&lt;head/&gt;&lt;body&gt;&lt;p&gt;Use this to select the default output directory.&lt;/p&gt;&lt;/body&gt;&lt;/html&gt;</string>
            </property>
            <property name="text">
             <string/>
            </property>
            <property name="icon">
             <iconset resource="KCC.qrc">
              <normaloff>:/Other/icons/folder_new.png</normaloff>:/Other/icons/folder_new.png</iconset>
            </property>
           </widget>
          </item>
         </layout>
        </widget>
       </item>
       <item row="8" column="0">
        <widget class="QCheckBox" name="jpegQualityBox">
         <property name="toolTip">
          <string>The JPEG quality, on a scale from 0 (worst) to 95 (best). 

Default is 85 for most devices besides Kindle Scribe and Colorsoft, which are 90.

Higher values are larger and higher quality, and may resolve blank page issues.</string>
         </property>
         <property name="text">
          <string>Custom JPEG Quality</string>
         </property>
        </widget>
       </item>
       <item row="9" column="0">
        <widget class="QCheckBox" name="pdfExtractBox">
         <property name="toolTip">
          <string>Use the PDF image extraction method from KCC 8 and earlier.

Useful for really weird PDFs.</string>
         </property>
         <property name="text">
          <string>PDF Legacy Extract</string>
         </property>
        </widget>
       </item>
       <item row="9" column="1">
        <widget class="QCheckBox" name="coverFillBox">
         <property name="toolTip">
          <string>Resize cover to exact device resolution by center-cropping to aspect ratio first.
May crop top/bottom or left/right depending on source aspect ratio.</string>
         </property>
         <property name="text">
          <string>Cover Fill</string>
         </property>
        </widget>
       </item>
      </layout>
     </widget>
    </item>
    <item row="7" column="0" colspan="2">
     <widget class="QWidget" name="gammaWidget" native="true">
      <property name="visible">
       <bool>false</bool>
      </property>
      <layout class="QHBoxLayout" name="horizontalLayout_2">
       <property name="leftMargin">
        <number>0</number>
       </property>
       <property name="topMargin">
        <number>0</number>
       </property>
       <property name="rightMargin">
        <number>0</number>
       </property>
       <property name="bottomMargin">
        <number>0</number>
       </property>
       <item>
        <widget class="QLabel" name="gammaLabel">
         <property name="text">
          <string>Gamma: Auto</string>
         </property>
        </widget>
       </item>
       <item>
        <widget class="QSlider" name="gammaSlider">
         <property name="maximum">
          <number>250</number>
         </property>
         <property name="singleStep">
          <number>5</number>
         </property>
         <property name="orientation">
          <enum>Qt::Orientation::Horizontal</enum>
         </property>
        </widget>
       </item>
      </layout>
     </widget>
    </item>
    <item row="10" column="0">
     <widget class="QWidget" name="jpegQualityWidget" native="true">
      <property name="sizePolicy">
       <sizepolicy hsizetype="Fixed" vsizetype="Preferred">
        <horstretch>0</horstretch>
        <verstretch>0</verstretch>
       </sizepolicy>
      </property>
      <property name="visible">
       <bool>false</bool>
      </property>
      <layout class="QHBoxLayout" name="horizontalLayout_12">
       <property name="leftMargin">
        <number>0</number>
       </property>
       <property name="topMargin">
        <number>0</number>
       </property>
       <property name="rightMargin">
        <number>0</number>
       </property>
       <property name="bottomMargin">
        <number>0</number>
       </property>
       <item>
        <widget class="QLabel" name="jpegQualityLabel">
         <property name="text">
          <string>JPEG Quality:</string>
         </property>
        </widget>
       </item>
       <item>
        <widget class="QSpinBox" name="jpegQualitySpinBox">
         <property name="maximum">
          <number>95</number>
         </property>
         <property name="singleStep">
          <number>5</number>
         </property>
         <property name="value">
          <number>85</number>
         </property>
        </widget>
       </item>
      </layout>
     </widget>
    </item>
   </layout>
  </widget>
  <widget class="QStatusBar" name="statusBar">
   <property name="sizeGripEnabled">
    <bool>false</bool>
   </property>
  </widget>
 </widget>
 <tabstops>
  <tabstop>jobList</tabstop>
  <tabstop>fileButton</tabstop>
  <tabstop>clearButton</tabstop>
  <tabstop>deviceBox</tabstop>
  <tabstop>widthBox</tabstop>
  <tabstop>heightBox</tabstop>
  <tabstop>convertButton</tabstop>
  <tabstop>mangaBox</tabstop>
  <tabstop>rotateBox</tabstop>
  <tabstop>qualityBox</tabstop>
  <tabstop>webtoonBox</tabstop>
  <tabstop>upscaleBox</tabstop>
  <tabstop>gammaBox</tabstop>
  <tabstop>gammaSlider</tabstop>
  <tabstop>borderBox</tabstop>
  <tabstop>outputSplit</tabstop>
  <tabstop>colorBox</tabstop>
  <tabstop>mozJpegBox</tabstop>
  <tabstop>maximizeStrips</tabstop>
  <tabstop>croppingBox</tabstop>
  <tabstop>croppingPowerSlider</tabstop>
  <tabstop>preserveMarginBox</tabstop>
  <tabstop>spreadShiftBox</tabstop>
  <tabstop>deleteBox</tabstop>
  <tabstop>disableProcessingBox</tabstop>
  <tabstop>fileFusionBox</tabstop>
  <tabstop>noRotateBox</tabstop>
  <tabstop>interPanelCropBox</tabstop>
  <tabstop>metadataTitleBox</tabstop>
  <tabstop>coverFillBox</tabstop>
  <tabstop>chunkSizeCheckBox</tabstop>
  <tabstop>chunkSizeBox</tabstop>
  <tabstop>eraseRainbowBox</tabstop>
  <tabstop>rotateFirstBox</tabstop>
  <tabstop>autoLevelBox</tabstop>
  <tabstop>autocontrastBox</tabstop>
  <tabstop>editorButton</tabstop>
  <tabstop>kofiButton</tabstop>
  <tabstop>wikiButton</tabstop>
 </tabstops>
 <resources>
  <include location="KCC.qrc"/>
 </resources>
 <connections/>
</ui>
